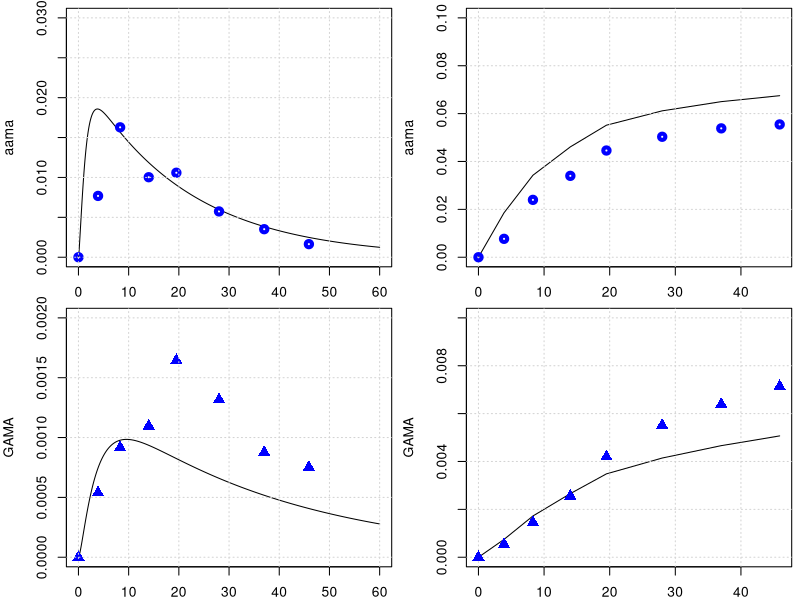
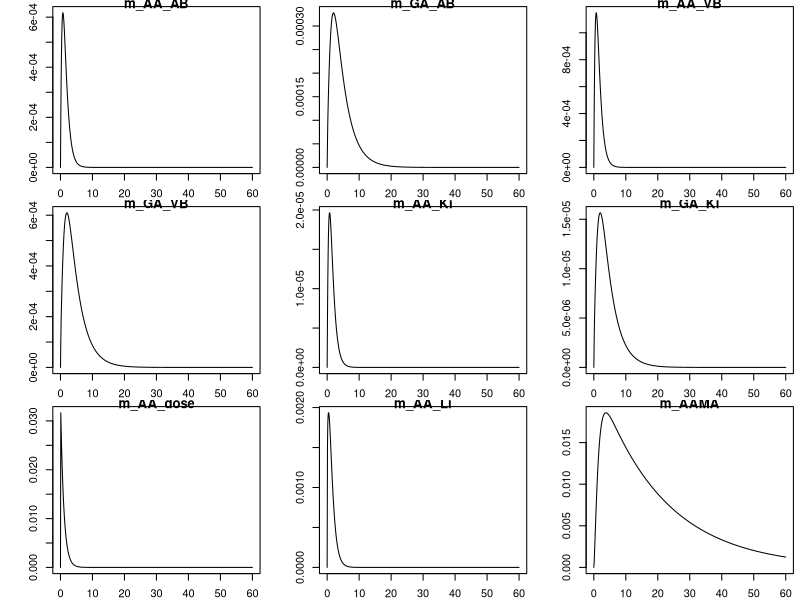
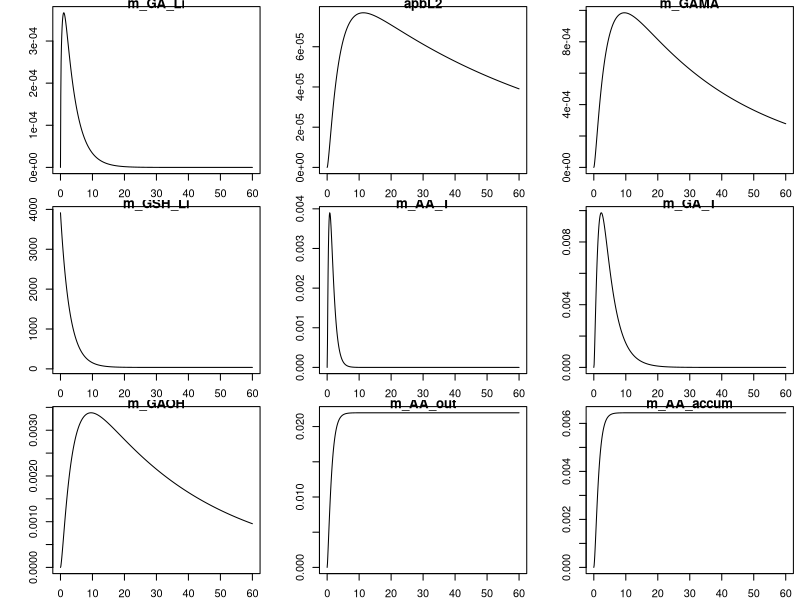
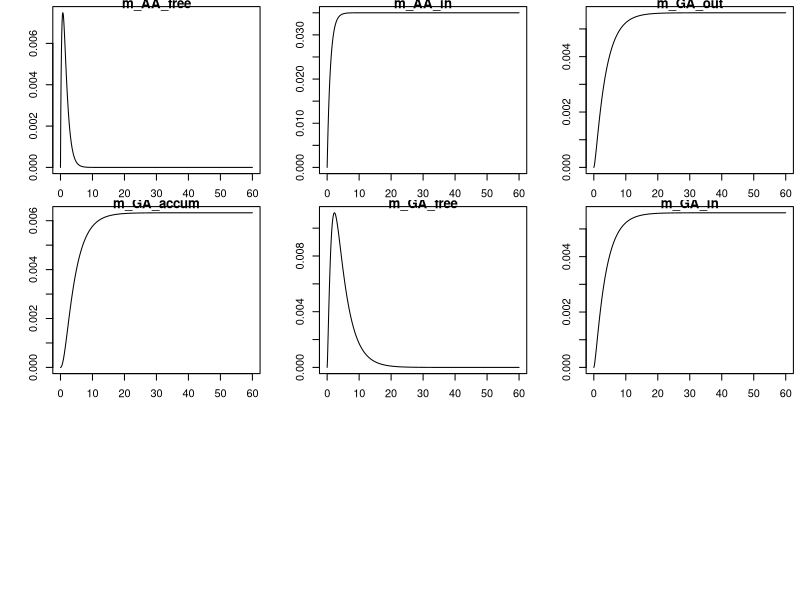

Write R code to recreate these figures, in order.
library(deSolve)
library(minpack.lm)

graphics.off()

#body weight in kg
BW = 70 

# fractions of BW
##https://journals.sagepub.com/doi/pdf/10.1177/ANIB_32_3-4
F_B = 0.079 
F_B_AB = 0.35 #fraction: arterial blood of blood volume
F_B_VB = 0.65 #fraction: venous blood of blood volume
F_Li = 0.026
F_Ki = 0.0044
F_T = 1-(F_B+F_Li+F_Ki)

#organ volumes in L
V_AB <- BW*F_B*F_B_AB 
V_VB <- BW*F_B*F_B_VB 
V_T <- BW*F_T
V_Ki <- BW*F_Ki
V_Li <- BW*F_Li

#cardiac output in L/(kg*h)
##https://journals.sagepub.com/doi/pdf/10.1177/ANIB_32_3-4
QCC = 16        #12.5 # maybe 14 or 6.5 check?
Q_C = QCC*BW^0.75
FQ_P = 2.5/100 

FQ_Li = 0.19
FQ_Ki = 0.255 #total - there is also an aterial flow rate 
FQ_T = 1 -( FQ_Li + FQ_Ki +FQ_P)
Q_Li <- Q_C*FQ_Li
Q_Ki <- Q_C*FQ_Ki
Q_T <- Q_C*FQ_T

# partition coefficient
pAA_TB = 0.2
pAA_KiB = 0.2
pAA_LiB = 1.5

pGA_TB = 0.97
pGA_LiB = 0.9
pGA_KiB = .3

#reaction rate constants 
k_AAuptake = 1 #1/h

k_onAA_T = 0.28 #1/h
k_onAA_B = 0.36 #1/h
k_onAA_Li = 0.71 #1/h
k_onAA_Ki = 0.83 #1/h

k_syn_GSH = 0.25 #mmol/h 
k_cl_GSH = 0.35 #1/h
k_onAA_GSH = 0.55 #L/(mmol h)
k_onGA_GSH = 0.8 #L/(mmol h)



k_onGA_T = 0.089 #1/h
k_onGA_B = 0.108 #1/h
k_onGA_Ki = k_onAA_T/2 #1/h
k_onGA_Li = 0.215 #1/h

k_exc_AAMA = 0.049      # 0.049 #1/h or 0.13 # this will change the shape
k_exc_GAMA = 0.027     # 0.077 #1/h  # or 0.027
k_exc_GAOH = 0.077     # 1/h
k_exc_GA <- 1.48       # 1/h Q_Ki*0.025
k_exc_AA <- 2

PL1 = 1.7     # !$'liver/blood partition AA'
PL2 = 0.9    # !$'liver/blood partition GA'

MW_aa = 71   # mg/mmol
MW_ga = 87   # mg/mmol

MW_GSH = 307.32 # mg/mmol

VMAXGC1 = 1   #!Vmax for GSH-AA conjugation mg/hr-kg^0.7
VMAXG1 = VMAXGC1/MW_aa*BW**0.7    # !$'Liver AA-GSH rate'

# Maximum velocity for enzymatic reaction 
V_max_p450 = 9 /MW_aa*BW^0.7  # 0.235 mg/h (Tien: AA to GA mmol/hr)
V_max_EH = 20 /MW_ga*BW^0.7  
KM_p450 = 10.0
KM_EH = 100.0

k_0_GSH = 7

AGSH0 = k_0_GSH*V_Li

KMG1 = 100/MW_aa  #!Km with respect to AA for GSH conjugation mM
KMGG = 0.1        # !KM with respect to GSH for AA or GA conjugation with GSH mM
KMG2 = 100/MW_ga  #!Km with respect to GA for GSH conjugation mM


kpbl1 = 0.1      # !protein binding in liver
reactratio = 2.0 # !reactivity ratio with protein, AA/GA
kpbl2 = kpbl1/reactratio    # !protein binding in liver
KPTL = 0.015     # !'protein turnover rate in liver'
# +++++++++++++++++++++++++++++++++++++++++++++++++++++++++++++++++
# create list of parameter
# +++++++++++++++++++++++++++++++++++++++++++++++++++++++++++++++++
params <- unlist(c(data.frame(pAA_TB, pAA_LiB, pAA_KiB,
                              pGA_TB, pGA_LiB, pGA_KiB,
                              k_onAA_T, k_onAA_B, k_onAA_Li, k_onAA_GSH, k_onAA_Ki,
                              k_onGA_T, k_onGA_B, k_onGA_Li, k_onGA_Ki, k_exc_GA,
                              k_onGA_GSH, k_exc_AAMA, k_exc_GAMA, k_exc_GAOH,
                              k_cl_GSH, V_max_p450, KM_p450, V_max_EH, KM_EH,
                              k_AAuptake)
))
yini <- c(m_AA_AB = 0.0, m_GA_AB = 0.0, m_AA_VB = 0.0, m_GA_VB = 0.0,
          m_AA_Ki = 0.0, m_GA_Ki = 0.0, m_AA_dose = 0 ,
          m_AA_Li = 0.0, m_AAMA = 0.0,  #m_AAMA_urinary = 0.0,
          m_GA_Li = 0.0,
          apbL2   = 0.0,
          m_GAMA  = 0.0,
          #m_GAMA_urinary = 0.0, 
          m_GSH_Li = k_0_GSH * V_Li * MW_GSH, 
          m_AA_T = 0.0, m_GA_T = 0.0,
          m_GAOH = 0.0, 
          m_AA_out = 0.0,
          m_AA_accum = 0.0,
          m_AA_free = 0.0,
          m_AA_in = 0.0,
          m_GA_out = 0.0,
          m_GA_accum = 0.0,
          m_GA_free = 0.0,
          m_GA_in = 0.0
)
# ++++++++++++++++++++++++++++++++++++++++++++++++++++++++++++++++++
# PBPK model for Acrylamide 
# ++++++++++++++++++++++++++++++++++++++++++++++++++++++++++++++++++
PBPKmodelAA <- function(t,state,parameter){
  with(as.list(c(t,state,parameter)), {
    #----#---#  Model for aa  #---#---#
    #concentrations blood in the organs in mg/L
    c_AA_AB <- m_AA_AB/V_AB ;    c_AA_VB <- m_AA_VB/V_VB
    c_AA_T <- m_AA_T/V_T
    c_AA_Li <- m_AA_Li/(V_Li*PL1)
    c_AA_Ki <- m_AA_Ki/V_Ki
    
    c_GSH_Li <- m_GSH_Li/V_Li
    
    # units checked -> mg/h   
    dm_AA_AB <- Q_C*(c_AA_VB - c_AA_AB) -k_onAA_B*m_AA_AB
    # units checked -> mg/h   
    dm_AA_VB <- Q_T*(c_AA_T/pAA_TB) +Q_Li*(c_AA_Li/pAA_LiB) +Q_Ki*(c_AA_Ki/pAA_KiB) - Q_C*c_AA_VB -k_onAA_B*m_AA_VB
    # units checked -> mg/h   
    dm_AA_Ki <- Q_Ki*c_AA_AB -Q_Ki*(c_AA_Ki/pAA_KiB) -k_onAA_Ki*m_AA_Ki 
    # units checked -> mg/h   
    dm_AA_dose <- -k_AAuptake*m_AA_dose
    # units checked -> mg/h
    dm_GSH_Li <- AGSH0 -k_cl_GSH*m_GSH_Li 
    
    metAA_GSH <- VMAXG1 *c_AA_Li * c_GSH_Li /(c_AA_Li + KMG1)/(c_GSH_Li + KMGG)
    metAA_P450 <- V_max_p450 * MW_aa*c_AA_Li/ (KM_p450+c_AA_Li)
    
    # units checked -> mg/h  
    dm_AA_Li <- Q_Li*(c_AA_AB - c_AA_Li/pAA_LiB) + k_AAuptake*m_AA_dose - k_onAA_Li*m_AA_Li  - metAA_P450 - metAA_GSH 

    # units checked -> mg/h   
    dm_AA_T <- Q_T*(c_AA_AB - c_AA_T/pAA_TB) -k_onAA_T*m_AA_T
    
    # units checked -> mg/h   
    dm_AAMA <- metAA_P450 + metAA_GSH  - m_AAMA*k_exc_AAMA
    
    dm_AA_out <- metAA_P450 + metAA_GSH
    dm_AA_accum <- k_onAA_B*m_AA_AB +k_onAA_B*m_AA_VB +k_onAA_T*m_AA_T +k_onAA_Li*m_AA_Li +k_onAA_Ki*m_AA_Ki
    dm_AA_free <- dm_AA_AB + dm_AA_VB +dm_AA_T +dm_AA_Li +dm_AA_Ki
    dm_AA_in <- k_AAuptake*m_AA_dose
########################################################################################    
    #----#---#  Model for aa  #---#---#    
    #concentrations blood in the organs in mg/L
    c_GA_AB <- m_GA_AB/V_AB ;   c_GA_VB <- m_GA_VB/V_VB
    c_GA_T <- m_GA_T/V_T
    c_GA_Li <- m_GA_Li/(V_Li*PL2)
    c_GA_Ki <- m_GA_Ki/V_Ki
    # units checked -> mg/h   
    dm_GA_AB <- Q_C*(c_GA_VB - c_GA_AB) -k_onGA_B*m_GA_AB
    # units checked -> mg/h   
    dm_GA_VB <- Q_T*(c_GA_T/pGA_TB) +Q_Li*(c_GA_Li/pGA_LiB) +Q_Ki*(c_GA_Ki/pGA_KiB) - Q_C*c_GA_VB -k_onGA_B*m_GA_VB
    # units checked -> mg/h   
    dm_GA_Ki <- Q_Ki*c_GA_AB -Q_Ki*(c_GA_Ki/pGA_KiB) -k_onGA_Ki*m_GA_Ki 
    
    # units checked -> mg/h
    metGA_GSH <- k_onGA_GSH * c_GSH_Li *m_GA_Li / (c_GA_Li + KMG2)/(c_GSH_Li + KMGG)
    metGA_EH <- V_max_EH *MW_ga *c_GA_Li / (KM_EH + c_GA_Li)
    # units checked -> mg/h 
    dm_GA_Li <- Q_Li*(c_GA_AB - c_GA_Li/pGA_LiB) - k_onGA_Li*m_GA_Li + metAA_P450 - metGA_GSH -metGA_EH 
    dapbL2 = kpbl2*m_GA_Li - apbL2*KPTL 
    # units checked -> mg/h, 
    dm_GAMA <-  metGA_GSH  -m_GAMA*k_exc_GAMA
    
    dm_GA_T <- Q_T*(c_GA_AB - c_GA_T/pGA_TB) -k_onGA_T*m_GA_T
    
    dm_GAOH <- metGA_EH -m_GAOH*k_exc_GAMA
    
    dm_GA_out <- metGA_GSH + metGA_EH 
    dm_GA_accum <- k_onGA_B*m_GA_AB +k_onGA_B*m_GA_VB +k_onGA_T*m_GA_T +k_onGA_Li*m_GA_Li +k_onGA_Ki*m_GA_Ki
    dm_GA_free <- dm_GA_AB + dm_GA_VB +dm_GA_T +dm_GA_Li +dm_GA_Ki 
    dm_GA_in <- metGA_GSH +metGA_EH
    
    return(list(c(dm_AA_AB,  dm_GA_AB,  dm_AA_VB,    dm_GA_VB,
                  dm_AA_Ki,  dm_GA_Ki,  dm_AA_dose,
                  dm_AA_Li,
                  dm_AAMA,   
                  dm_GA_Li, dapbL2, dm_GAMA,
                  dm_GSH_Li, dm_AA_T,   dm_GA_T,
                  dm_GAOH,
                  dm_AA_out,
                  dm_AA_accum,
                  dm_AA_free,
                  dm_AA_in,
                  dm_GA_out,
                  dm_GA_accum,
                  dm_GA_free,
                  dm_GA_in
    )))
  })
}
PBPKmodelAA <- compiler::cmpfun(PBPKmodelAA)



################################################################
# manual readout from Kopp and Dekant 2009
################################################################
times <- seq(from = 0, to = 60, by = 0.1)
diet <- data.frame(var = "m_AA_dose", method = "add",
                   time = c(0.0),  value = 0.5 *BW /1000 )  # dose of 0.05 microg/kg bw
out <- ode(y = yini, times = times, func = PBPKmodelAA, parms = params, events = list(data = diet))
yobs_urine <- data.frame(
  time = c(0.0, 3.9, 8.3, 14, 19.5, 28, 37, 45.9),
  AAMA = c(0.0/1000000, 32.8/1000000, 69.5/1000000, 42.8/1000000, 45.2/1000000, 24.5/1000000, 15/1000000, 7/1000000)*234.28, #https://pubchem.ncbi.nlm.nih.gov/compound/N-Acetyl-S-_2-carbamoylethyl_-L-cysteine
  GAMA = c(0.0, 2.15*1e-6, 3.66*1e-6, 4.38*1e-6, 6.57*1e-6, 5.26*1e-6, 3.50*1e-6, 3.0*1e-6)*250.27
)
# plot for AAMA in urinary
par(mfrow=c(2,2),mar=c(2,4,.5,.5))
plot(out[,'time'], out[,'m_AAMA']   ,type = 'l',xlab = 'time', ylab = 'aama', ylim = c(0,.03) )
points(yobs_urine$time, yobs_urine$AAMA , col="blue", lwd = 4) ; grid()
time_points_measure_unrine = c(1, 40, 84, 141, 196, 280 , 371, 460)
tamtam = out[,'m_AAMA'][time_points_measure_unrine ]
plot(yobs_urine$time, cumsum( tamtam ),type = 'l', ylab = 'aama', ylim = c(0,.1), xlab = 'time' ); grid()
points(yobs_urine$time, cumsum(yobs_urine$AAMA) , col="blue", lwd = 4)

# plot for GAMA 
plot(out[,'time'], out[,'m_GAMA']  ,type = 'l',xlab = '', ylab = 'GAMA', ylim = c(0,.002) )
points(yobs_urine$time, yobs_urine$GAMA , col="blue", cex = 1.5, pch = 17); grid()
time_points_measure_unrine = c(1, 40, 84, 141, 196, 280 , 371, 460)
tamtam = out[,'m_GAMA'][time_points_measure_unrine ]
plot(yobs_urine$time, cumsum( tamtam ),type = 'l',xlab = '', ylab = 'GAMA', ylim = c(0,.01) ); grid()
points(yobs_urine$time, cumsum(yobs_urine$GAMA) , col="blue",cex = 1.5, pch = 17)


plot(out)
